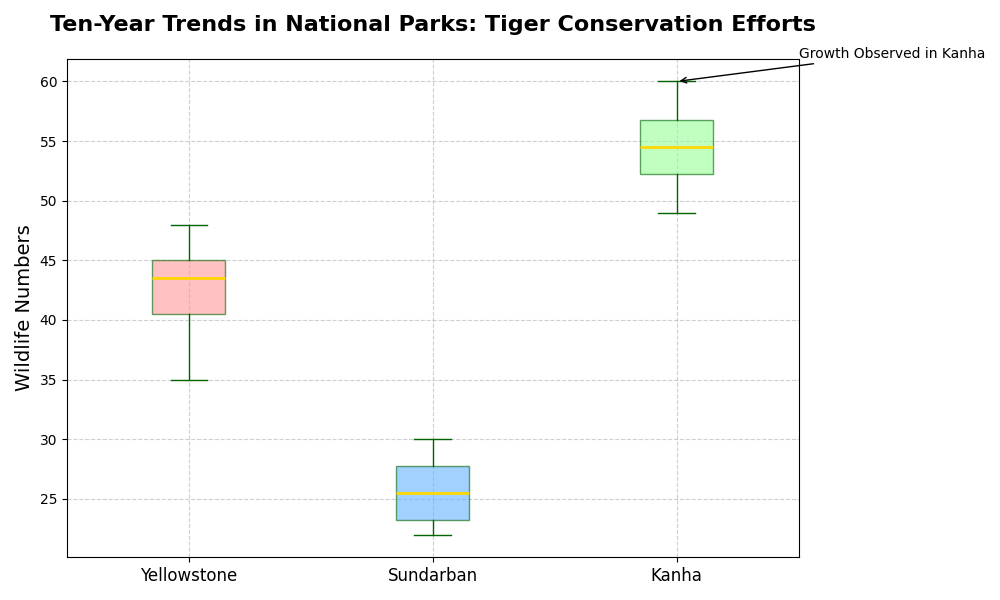

Recreate this plot in Python.
import matplotlib.pyplot as plt

populations_yellowstone = [35, 40, 45, 42, 38, 44, 47, 48, 43, 45]
populations_sundarban = [23, 25, 26, 24, 22, 23, 27, 29, 28, 30]
populations_kanha = [51, 49, 52, 54, 53, 55, 57, 56, 59, 60]

parks = ['Yellowstone', 'Sundarban', 'Kanha']
populations_data = [populations_yellowstone, populations_sundarban, populations_kanha]

plt.figure(figsize=(10, 6))
boxplot = plt.boxplot(populations_data, vert=True, patch_artist=True, notch=False,
            boxprops=dict(facecolor='lightgreen', color='darkgreen', alpha=0.6),
            capprops=dict(color='darkgreen'),
            whiskerprops=dict(color='darkgreen'),
            flierprops=dict(marker='o', color='red', alpha=0.5),
            medianprops=dict(color='gold', linewidth=2))

colors = ['#ff9999', '#66b3ff', '#99ff99']
for patch, color in zip(boxplot['boxes'], colors):
    patch.set_facecolor(color)

plt.xticks([1, 2, 3], parks, fontsize=12)
plt.ylabel('Wildlife Numbers', fontsize=14)
plt.title('Ten-Year Trends in National Parks: Tiger Conservation Efforts', fontsize=16, weight='bold', pad=20)

plt.annotate('Growth Observed in Kanha', xy=(3, 60), xytext=(3.5, 62),
             arrowprops=dict(facecolor='black', arrowstyle='->'),
             fontsize=10, color='black')

plt.grid(True, linestyle='--', alpha=0.6)
plt.tight_layout()

plt.show()
